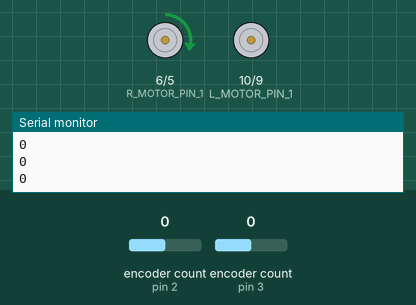
Recording of a sketch running on a simulated Arduino Uno, built with avr-gcc and run on an emulated ATmega328P. Parts: motor-driver pin pairs drawn as motors (green arrow = first pin HIGH = forward, orange = second pin HIGH = backward, longer = more drive), the last lines printed to the serial monitor. Inputs (shaded band) come from the test bench; at power-on: encoder count (sensors on pin 3, pin 2) 0.

Above: at 1.2 s.
1.3 s: encoder count (sensor on pin 3) set to 1
At 1.8 s:
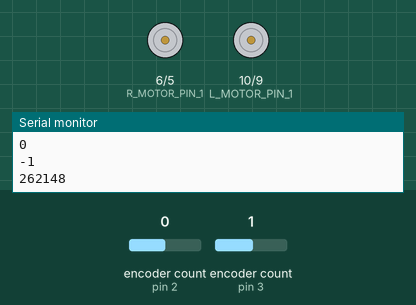
At 5.4 s:
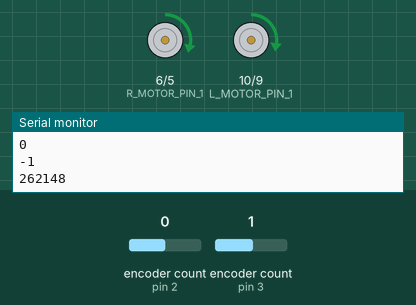
Timing chart, 0 to 6.9 s (numbered marks = the images above; inputs shaded):
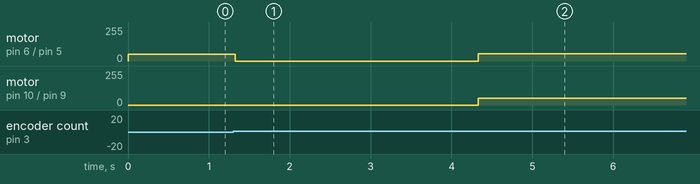

Measured:
- after the input at 1.3 s, motor on pin 6 (R_MOTOR_PIN_1) / pin 5 (R_MOTOR_PIN_2): forward 50/255 → stopped at once, → forward 55/255 3.0 s later; motor on pin 10 (L_MOTOR_PIN_1) / pin 9 (L_MOTOR_PIN_2): stopped → forward 50/255 after 3.0 s

The sketch:

Motor_Control_1.ino
```cpp
/***********************************************************************************
 * Program: Control for MiniBot 5001
 * Programmer: William Bryant
 * INFO:
 *  left wheel power: pins 9 and 10, right wheel power: pins 5 and 6
 *  left wheel encoder: pins 2 and 7, right wheel encoder: 3 and 8
 *  IR sensor: pins A1 - 1080 for model GP2Y0A21Y
 *  Included libraries for encoders and sharp IR snesor
 **********************************************************************************/

/***********************---includes & defines---***********************************/
#include <Encoder.h>
#include <SharpIR.h>

#define IR                A1
#define MODEL             1080

#define RADIUS            16.0
#define REV               358.0
#define SPEED             50.0
#define OFFSET            5.0

#define L_MOTOR           0
#define R_MOTOR           1

#define L_ENCODER_1       2
#define L_ENCODER_2       7
#define R_ENCODER_1       3
#define R_ENCODER_2       8

#define L_MOTOR_PIN_1     10
#define L_MOTOR_PIN_2     9
#define R_MOTOR_PIN_1     6
#define R_MOTOR_PIN_2     5
/**********************************************************************************/

Encoder left_wheel_ticks(L_ENCODER_1,L_ENCODER_2);
Encoder right_wheel_ticks(R_ENCODER_1,R_ENCODER_2);

/*************************---global variables---***********************************/
long old_position = -999;
long position_left = -999;
long position_right = -999;
long circumference = 2*PI*RADIUS;
long _distance = 0;
long left_distance = 0;
long right_distance = 0;
/**********************************************************************************/

void setup()
{
  pinMode(R_MOTOR_PIN_1, OUTPUT);
  pinMode(R_MOTOR_PIN_2, OUTPUT);
  pinMode(L_MOTOR_PIN_1, OUTPUT);
  pinMode(L_MOTOR_PIN_2, OUTPUT);
  Serial.begin(4800);
}

void loop()
{
  make_a_square();
  delay(5000);

}

/*************************---function defines---***********************************/

/*=================Monitor Distance=================*/
long read_L_motor_distance()
{
  long new_position = left_wheel_ticks.read();
  if (new_position != old_position)
  {
    old_position = new_position;
    long mm = (new_position*circumference)/REV;
    return mm;
  }
}

long read_R_motor_distance()
{
  long new_position = right_wheel_ticks.read();
  if (new_position != old_position)
  {
    old_position = new_position;
    long mm = ((new_position*circumference)/REV)*-1;
    return mm;
  }
}

long read_both_motors_distance()
{
  long new_left, new_right;
  new_left = left_wheel_ticks.read();
  new_right = right_wheel_ticks.read();
  position_left = new_left;
  position_right = new_right;
  long lmm = ((new_left*circumference)/REV);
  long rmm = ((new_right*circumference)/REV)*-1;
  long _length = ((lmm + rmm)/2);
  //int a = _length;
  //Serial.print("Left = ");
  //Serial.print(lmm);
  //Serial.print(", Right = ");
  // Serial.print(rmm);
  //Serial.print(", Total Length = ");
  //Serial.print(_length);
  //Serial.println();
  return _length;

}

/*==================================================*/

/*==================Robot Control===================*/
void move_robot_forward(long intended_distance, int what_speed)
{
  _distance = 0;
  left_wheel_ticks.write(0);
  right_wheel_ticks.write(0);
  set_motor_speed(L_MOTOR, what_speed);
  set_motor_speed(R_MOTOR, (what_speed + OFFSET));
  while (_distance < intended_distance)
  {
    _distance = read_both_motors_distance();
  }
  set_motor_speed(L_MOTOR, 0);
  set_motor_speed(R_MOTOR, 0);
}

void move_robot_backward(long intended_distance, int what_speed)
{
  _distance = 0;
  left_wheel_ticks.write(0);
  right_wheel_ticks.write(0);
  set_motor_speed(L_MOTOR, -what_speed);
  set_motor_speed(R_MOTOR, -what_speed);
  while (_distance > -intended_distance)
  {
    _distance = read_both_motors_distance();
  }
  set_motor_speed(L_MOTOR, 0);
  set_motor_speed(R_MOTOR, 0);

}

void make_a_square()
{
  for (int i; i < 4; i++)
  {
  move_forward_right(circumference, 50);
  delay(3000);
  move_robot_forward(circumference, SPEED);
  delay(3000);
  }
}
/*==================================================*/

/*=============Individual Wheel Control=============*/
void move_forward_left(long intended_distance, int what_speed)
{
  _distance = 0;
  left_wheel_ticks.write(0);
  set_motor_speed(L_MOTOR, what_speed);
  while (_distance < intended_distance)
  {
    _distance = read_L_motor_distance();
    Serial.println(_distance);
  }
  set_motor_speed(L_MOTOR, 0);
}

void move_backward_left(long intended_distance, int what_speed)
{
  _distance = 0;
  left_wheel_ticks.write(0);
  set_motor_speed(L_MOTOR, -what_speed);
  while (_distance > -intended_distance)
  {
    _distance = read_L_motor_distance();
    Serial.println(_distance);
  }
  set_motor_speed(L_MOTOR, 0);
}

void move_forward_right(long intended_distance, int what_speed)
{
  _distance = 0;
  right_wheel_ticks.write(0);
  set_motor_speed(R_MOTOR, what_speed);
  while (_distance < intended_distance)
  {
    _distance = read_R_motor_distance();
    Serial.println(_distance);
  }
  set_motor_speed(R_MOTOR, 0);
}

void move_backward_right(long intended_distance, int what_speed)
{
  _distance = 0;
  right_wheel_ticks.write(0);
  set_motor_speed(R_MOTOR, -what_speed);
  while (_distance > -intended_distance)
  {
    _distance = read_R_motor_distance();
    Serial.println(_distance);
  }
  set_motor_speed(R_MOTOR, 0);
}
/*==================================================*/

/*===============Other Functions====================*/
void set_motor_speed(int motor, int speed)
{
  if (motor == L_MOTOR)
  {
    if(speed > 0)
    {
      analogWrite(L_MOTOR_PIN_2, 0);
      analogWrite(L_MOTOR_PIN_1,speed);
    }
    else
    {
      analogWrite(L_MOTOR_PIN_1, 0);
      analogWrite(L_MOTOR_PIN_2, abs(speed));
    }
  }

  if (motor == R_MOTOR)
  {
    if(speed > 0)
    {
      analogWrite(R_MOTOR_PIN_2, 0);
      analogWrite(R_MOTOR_PIN_1,speed);
    }
    else
    {
      analogWrite(R_MOTOR_PIN_1, 0);
      analogWrite(R_MOTOR_PIN_2, abs(speed));
    }
  }
}
/*==================================================*/

/**********************************************************************************/
```
